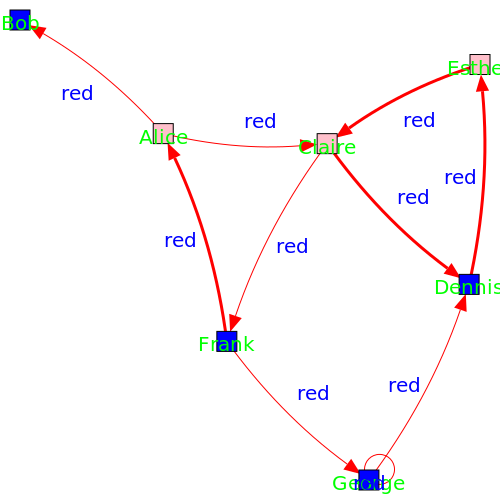

Write the Python code that produced this figure.
#!/usr/bin/python -tt
# -*- coding: utf-8 -*-
# =============================================================================
# File      : ex_igraph_01.py 
# Creation  : 19 Oct 2017
# Time-stamp: <Don 2017-10-19 16:29 juergen>
#
# Copyright (c) 2017 Jürgen Hackl <hackl@ibi.baug.ethz.ch>
#               http://www.ibi.ethz.ch
# $Id$ 
#
# Description : example network in igraph
#
# This program is free software: you can redistribute it and/or modify
# it under the terms of the GNU General Public License as published by
# the Free Software Foundation, either version 3 of the License, or
# (at your option) any later version.
#
# This program is distributed in the hope that it will be useful,
# but WITHOUT ANY WARRANTY; without even the implied warranty of
# MERCHANTABILITY or FITNESS FOR A PARTICULAR PURPOSE.  See the
# GNU General Public License for more details.
#
# You should have received a copy of the GNU General Public License
# along with this program.  If not, see <http://www.gnu.org/licenses/>. 
# =============================================================================

import igraph

import os,sys,inspect
currentdir = os.path.dirname(os.path.abspath(inspect.getfile(inspect.currentframe())))
parentdir = os.path.dirname(os.path.dirname(currentdir))
sys.path.insert(0,parentdir) 
import tikz_network as tikz


def main():
    g = igraph.Graph([(0,1), (0,2), (2,3), (3,4), (4,2), (2,5), (5,0), (6,3),
                      (5,6), (6,6)],directed=True)

    g.vs["name"] = ["Alice", "Bob", "Claire", "Dennis", "Esther", "Frank", "George"]
    g.vs["age"] = [25, 31, 18, 47, 22, 23, 50]
    g.vs["gender"] = ["f", "m", "f", "m", "f", "m", "m"]
    g.es["is_formal"] = [False, False, True, True, True, False, True, False, False]



    color_dict = {"m": "blue", "f": "pink"}
    layer_dict = {"m": 1, "f": 2}

    visual_style = {}
    visual_style["vertex_id"] = g.vs["name"]
    visual_style["vertex_size"] = 20
    visual_style["vertex_color"] = [color_dict[gender] for gender in g.vs["gender"]]
    visual_style["vertex_opacity"] = [.5 for v in g.vs]
    visual_style["vertex_label"] = g.vs["name"]
    visual_style["vertex_label_position"] = [.5 for v in g.vs]
    visual_style["vertex_label_distance"] = [1.5 for v in g.vs]
    visual_style["vertex_label_color"] = "green"
    visual_style["vertex_label_size"] = 20
    visual_style["vertex_shape"] = 'rectangle'
    visual_style["vertex_style"] = 'dashed'
    visual_style["vertex_layer"] = [layer_dict[gender] for gender in g.vs["gender"]]

    visual_style["edge_width"] = [1 + 2 * int(is_formal) for is_formal in g.es["is_formal"]]
    visual_style["edge_color"] = "red"
    visual_style["edge_opacity"] = [.5 for v in g.vs]
    visual_style["edge_curved"] = 0.1
    visual_style["edge_label"] = "red"
    visual_style["edge_label_position"] = ['above' for v in g.vs]
    visual_style["edge_label_distance"] = [.7 for v in g.vs]
    visual_style["edge_label_color"] = "blue"
    visual_style["edge_label_size"] = 20
    visual_style["edge_style"] = 'dashed'
    visual_style["edge_arrow_size"] = 1.2
    visual_style["edge_arrow_width"] = 1.2

    # visual_style["unit"] = 'mm'
    visual_style["autocurve"] = True
    visual_style["bbox"] = (500, 500)
    visual_style["layout"] = g.layout('kk')
    visual_style["margin"] = 20

    igraph.plot(g, 'ex_igraph_01.png', **visual_style)
    tikz.plot(g, 'ex_igraph_01.tex', **visual_style)
    pass

if __name__ == "__main__":
    main()


# =============================================================================
# eof
#
# Local Variables: 
# mode: python
# mode: linum
# End: 

 
